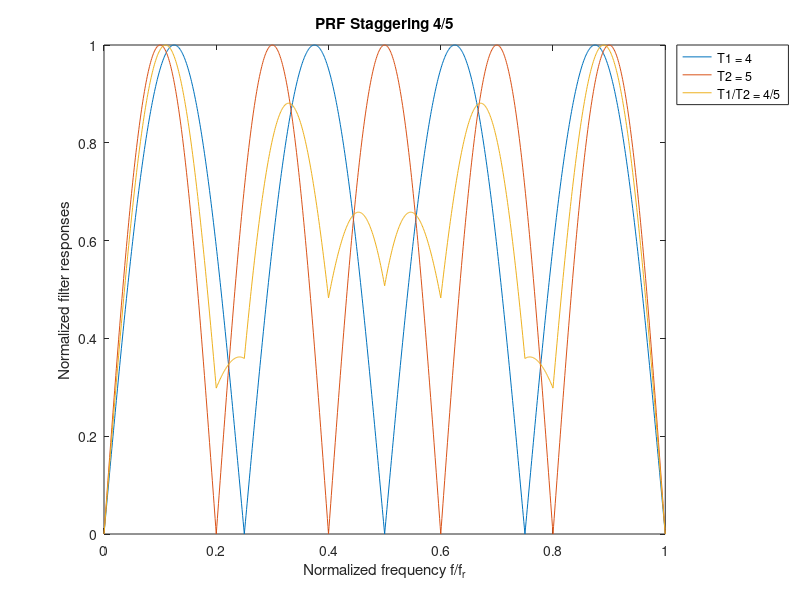

Recreate this plot in MATLAB.
clear all; close all;
fofr    = 0:0.001:1;
f1  = 4 * fofr;
f2  = 5 * fofr;
resp1   = abs(sin(pi .* f1));
resp2   = abs(sin(pi .* f2));
resp    = resp1 + resp2;
respmax = max(resp);
resp    = resp./respmax;

figure('Name', 'PRF Staggering 4/5');
clf;
plot(fofr, resp1, fofr, resp2, fofr, resp);
title('PRF Staggering 4/5');
xlabel('Normalized frequency f/f_r');
ylabel('Normalized filter responses');
hleg = legend('T1 = 4', 'T2 = 5', 'T1/T2 = 4/5', 'Location', 'NorthEastOutside');